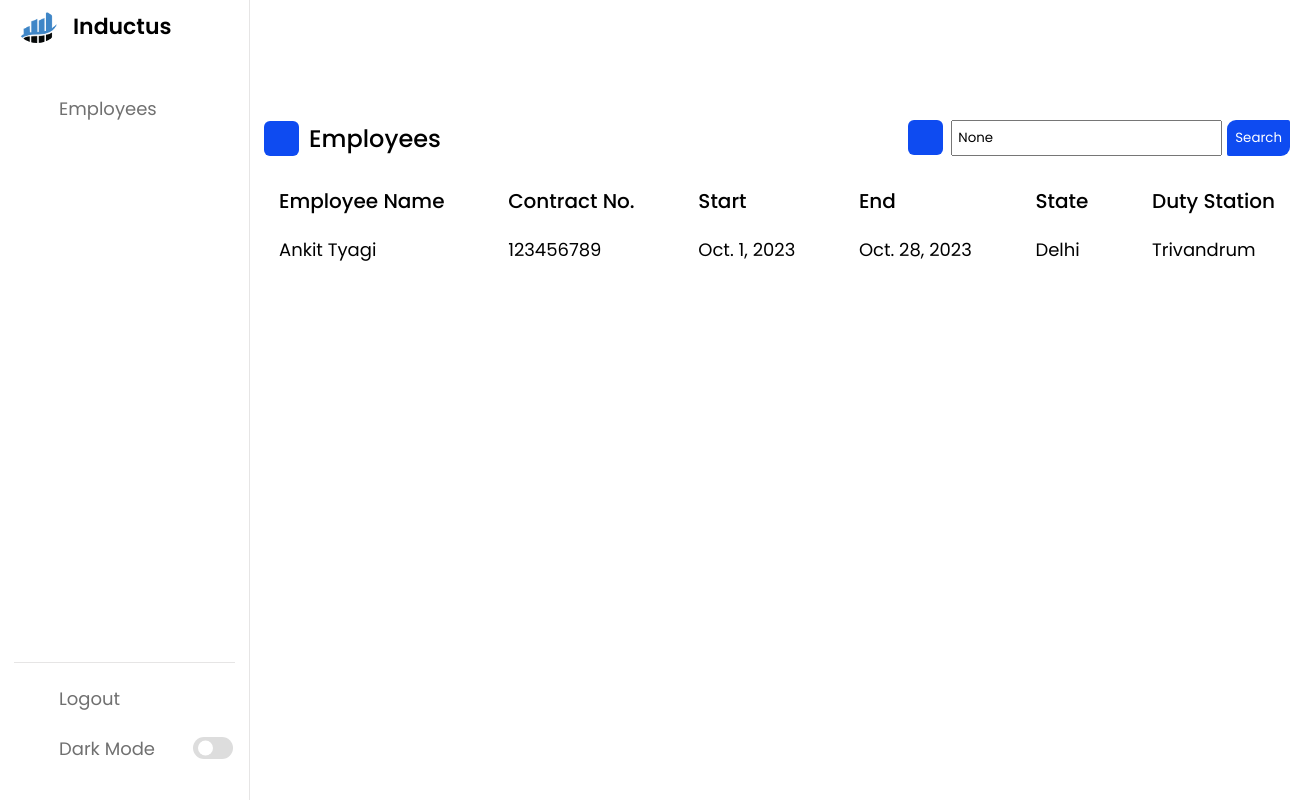
Before: /search/ (signed in) with the older database file.
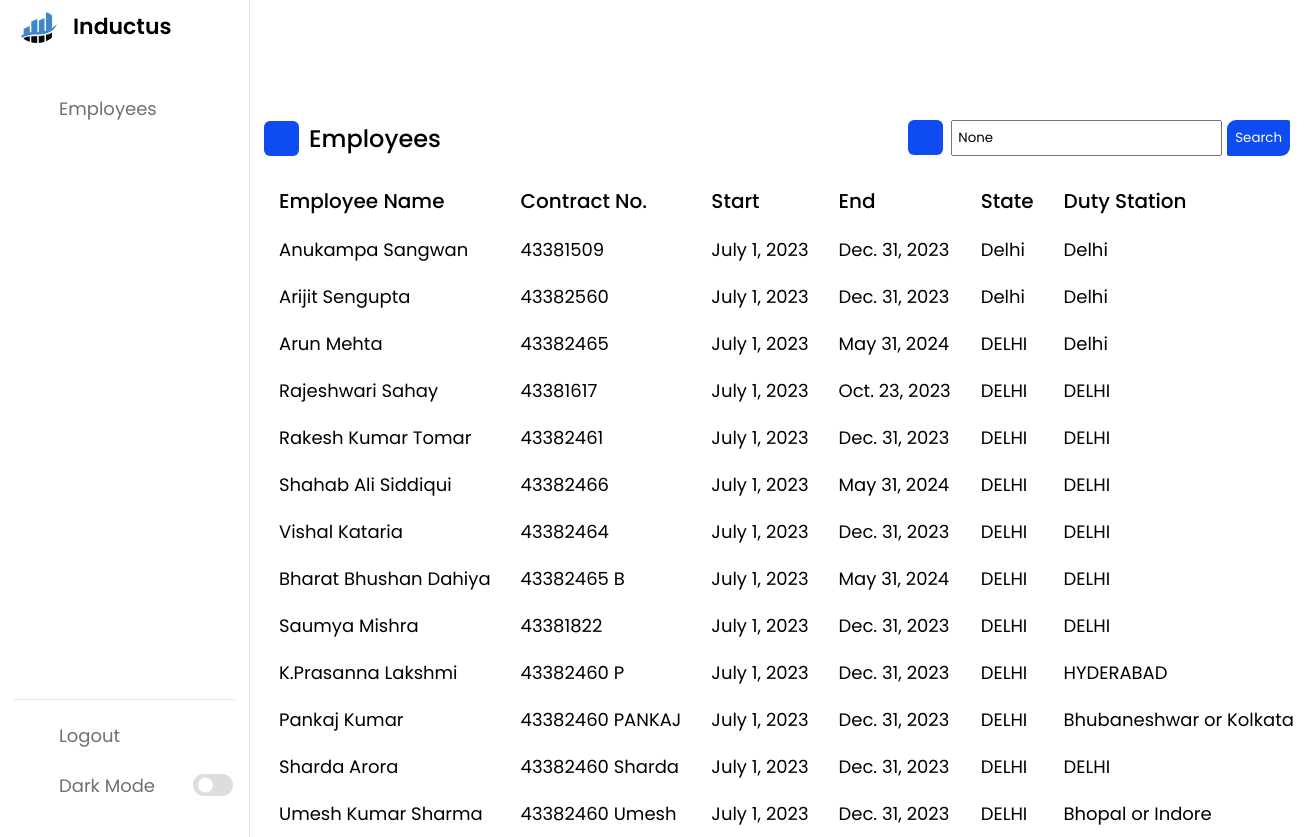
After: the same page with the newer database file.
### base/models.py (models this page shows, shortened)
class Employee(models.Model):
    uuid = models.UUIDField(default = uuid.uuid4,primary_key=True,editable=False)
    Emp_name = models.CharField(max_length=30)
    email = models.EmailField(max_length=50)
    contract_no = models.CharField(unique=True,max_length=15,)
    contract_start_date = models.DateField()
    contract_end_date = models.DateField()
    phone_number = models.CharField(unique=True,max_length=10)
    state = models.CharField(max_length=30)
    duty_station = models.CharField(max_length=40)

### base/views.py (the view)
# urls.py: path('search/',Search,name = "search"),
@login_required(login_url='login')
def Search(request):
    search_query = request.GET.get('search_query')
    if search_query:
        employ = Employee.objects.filter( Q(Emp_name__icontains=search_query) | Q(contract_no__icontains=search_query))
    else:
        employ = Employee.objects.all()
    context = {
        'employ': employ,
        'search_query': search_query,
        }
    return render(request,'employees.html',context)

### base/templates/employees.html (shortened to what this page needs)
{% extends 'base.html' %}
{% load static %}
{% block start %}
<div class="activity">
    <div class="emp-title">
        <div class = "title-wrapper">
        <i class="uil uil-bookmark"></i>
        <span class="text">Employees</span>
    </div>
        <form id = "search-form" method = 'get' action = "/search">
        <div class="search-box">
            <i class="uil uil-search"></i>
            <input name = "search_query" type="text" value = "{{search_query}}"placeholder="Search Employee...">
            <button type = submit style = "  background-color: #04AA6D;
            border: none;
            color: white;
            padding:8px;
            margin-left:5px;
            border-radius: 9px 2px;
            background-color: #0E4BF1;
          ">Search</button>
        </div>
    </form>
    </div>
        <div class="activity-data">
        <div class="data names">
            <span class="data-title">Employee Name</span>
            {% for employee in employ %}
            <span class="data-list"><a href="{% url 'employee' employee.uuid %}">{{employee.Emp_name}}</a></span>
            {% endfor %}
        </div>
        <div class="data email">
            <span class="data-title">Contract No.</span>
            {% for employee in employ %}
            <span class="data-list">{{employee.contract_no}}</span>
            {% endfor %}
        </div>
        <div class="data joined">
            <span class="data-title">Start</span>
            {% for employee in employ %}
            <span class="data-list">{{employee.contract_start_date}}</span>
            {% endfor %}
        </div>
        <div class="data type">
            <span class="data-title">End</span>
            {% for employee in employ %}
            <span class="data-list">{{employee.contract_end_date}}</span>
            {% endfor %}
        </div>
        <div class="data status">
            <span class="data-title">State</span>
            {% for employee in employ %}
            <span class="data-list">{{employee.state}}</span>
            {% endfor %}
        </div>
        <div class="data status">
            <span class="data-title">Duty Station</span>
            {% for employee in employ %}
            <span class="data-list">{{employee.duty_station}}</span>
            {% endfor %}
        </div>
    </div>
{% endblock %}

### base/templates/base.html (shortened to what this page needs)
{% load static %}
<!DOCTYPE html>
<html lang="en">
<head>
    <link rel="stylesheet" href="{% static 'style.css' %}">
    <link rel="stylesheet" href="https://unicons.iconscout.com/release/v4.0.0/css/line.css">
</head>
<body>
    <nav>
        <div class="logo-name">
            <div class="logo-image">
                <img src="{% static 'img/logo.png' %}" alt="">
            </div>
            <a href="{% url 'employees' %}" style="text-decoration: none;"><span class="logo_name">Inductus</span></a>
        </div>
        <div class="menu-items">
            <ul class="nav-links">
                <li><a href="{% url 'employees' %}">
                        <i class="uil uil-bookmark"></i>
                        <span class="link-name">Employees</span>
                    </a></li>
            </ul>
            <ul class="logout-mode">
                <li><a href="{% url 'logout' %}">
                        <i class="uil uil-signout"></i>
                        <span class="link-name">Logout</span>
                    </a></li>
                <li class="mode">
                    <a href="#">
                        <i class="uil uil-moon"></i>
                        <span class="link-name">Dark Mode</span>
                    </a>
                    <div class="mode-toggle">
                        <span class="switch"></span>
                    </div>
                </li>
            </ul>
        </div>
    </nav>
    <section class="dashboard">
        <div class="top">
        </div>
        <div class="dash-content">
            <div class="overview">
                {% block start %}
                {% endblock %}
            </div>
        </div>
    </section>
</body>
</html>

### static/style.css (style rules this page uses)
* { margin: 0; padding: 0; box-sizing: border-box; font-family: 'Poppins', sans-serif; }
:root { --primary-color: #0E4BF1; --panel-color: #FFF; --text-color: #000; --black-light-color: #707070; --border-color: #e6e5e5; --toggle-color: #DDD; --box1-color: #4DA3FF; --box2-color: #FFE6AC; --box3-color: #E7D1FC; --title-icon-color: #fff; --tran-05: all 0.5s ease; --tran-03: all 0.3s ease; --tran-03: all 0.2s ease; }
body { min-height: 100vh; background-color: var(--primary-color); }
nav { position: fixed; top: 0; left: 0; height: 100%; width: 250px; padding: 10px 14px; background-color: var(--panel-color); border-right: 1px solid var(--border-color); transition: var(--tran-05); }
nav .logo-name { display: flex; align-items: center; }
nav .logo-image { display: flex; justify-content: center; min-width: 45px; }
nav .logo-image img { width: 40px; object-fit: cover; border-radius: 50%; }
nav .logo-name .logo_name { font-size: 22px; font-weight: 600; color: var(--text-color); margin-left: 14px; transition: var(--tran-05); }
nav .menu-items { margin-top: 40px; height: calc(100% - 90px); display: flex; flex-direction: column; justify-content: space-between; }
.menu-items li { list-style: none; }
.menu-items li a { display: flex; align-items: center; height: 50px; text-decoration: none; position: relative; }
.menu-items li a i { font-size: 24px; min-width: 45px; height: 100%; display: flex; align-items: center; justify-content: center; color: var(--black-light-color); }
.menu-items li a .link-name { font-size: 18px; font-weight: 400; color: var(--black-light-color); transition: var(--tran-05); }
.menu-items .logout-mode { padding-top: 10px; border-top: 1px solid var(--border-color); }
.menu-items .mode { display: flex; align-items: center; white-space: nowrap; }
.menu-items .mode-toggle { position: absolute; right: 14px; height: 50px; min-width: 45px; display: flex; align-items: center; justify-content: center; cursor: pointer; }
.mode-toggle .switch { position: relative; display: inline-block; height: 22px; width: 40px; border-radius: 25px; background-color: var(--toggle-color); }
.switch:before { content: ""; position: absolute; left: 5px; top: 50%; transform: translateY(-50%); height: 15px; width: 15px; background-color: var(--panel-color); border-radius: 50%; transition: var(--tran-03); }
.dashboard { position: relative; left: 250px; background-color: var(--panel-color); min-height: 100vh; width: calc(100% - 250px); padding: 10px 14px; transition: var(--tran-05); }
.dashboard .top { position: fixed; top: 0; left: 250px; display: flex; width: calc(100% - 250px); justify-content: space-between; align-items: center; padding: 10px 14px; background-color: var(--panel-color); transition: var(--tran-05); z-index: 10; }
.dashboard .dash-content { padding-top: 50px; }
.dash-content .activity .activity-data { display: flex; justify-content: space-between; align-items: center; width: 100%; }
.activity .activity-data { display: flex; }
.activity-data .data { display: flex; flex-direction: column; margin: 0 15px; }
.activity-data .data-title { font-size: 20px; font-weight: 500; color: var(--text-color); }
.activity-data .data .data-list { font-size: 18px; font-weight: 400; margin-top: 20px; white-space: nowrap; color: var(--text-color); }
.title-wrapper { display:flex; }
.search-box { display: flex ; }
.search-box input { margin-left: 8px; padding:5px; }
.emp-title i { position: relative; height: 35px; width: 35px; background-color: var(--primary-color); border-radius: 6px; color: var(--title-icon-color); display: flex; align-items: center; justify-content: center; font-size: 24px; }
.emp-title .text { font-size: 24px; font-weight: 500; color: var(--text-color); margin-left: 10px; }
.emp-title { display: flex; align-items: center; margin: 60px 0 30px 0; justify-content: space-between !important; }
.data-list a { text-decoration: none; color: var(--text-color); }

Changed rows visible on the page:
removed Employee: Emp_name "Ankit Tyagi", contract_no "123456789", contract_start_date "Oct. 1, 2023", contract_end_date "Oct. 28, 2023", state "Delhi", duty_station "Trivandrum"
added Employee: Emp_name "Anukampa Sangwan", contract_no "43381509", contract_start_date "July 1, 2023", contract_end_date "Dec. 31, 2023", state "Delhi", duty_station "Delhi"
added Employee: Emp_name "Arijit Sengupta", contract_no "43382560", contract_start_date "July 1, 2023", contract_end_date "Dec. 31, 2023", state "Delhi", duty_station "Delhi"
added Employee: Emp_name "Arun Mehta", contract_no "43382465", contract_start_date "July 1, 2023", contract_end_date "May 31, 2024", state "DELHI", duty_station "Delhi"
added Employee: Emp_name "Rajeshwari Sahay", contract_no "43381617", contract_start_date "July 1, 2023", contract_end_date "Oct. 23, 2023", state "DELHI", duty_station "DELHI"
added Employee: Emp_name "Rakesh Kumar Tomar", contract_no "43382461", contract_start_date "July 1, 2023", contract_end_date "Dec. 31, 2023", state "DELHI", duty_station "DELHI"
added Employee: Emp_name "Shahab Ali Siddiqui", contract_no "43382466", contract_start_date "July 1, 2023", contract_end_date "May 31, 2024", state "DELHI", duty_station "DELHI"
added Employee: Emp_name "Vishal Kataria", contract_no "43382464", contract_start_date "July 1, 2023", contract_end_date "Dec. 31, 2023", state "DELHI", duty_station "DELHI"
added Employee: Emp_name "Bharat Bhushan Dahiya", contract_no "43382465 B", contract_start_date "July 1, 2023", contract_end_date "May 31, 2024", state "DELHI", duty_station "DELHI"
added Employee: Emp_name "Saumya Mishra", contract_no "43381822", contract_start_date "July 1, 2023", contract_end_date "Dec. 31, 2023", state "DELHI", duty_station "DELHI"
added Employee: Emp_name "K.Prasanna Lakshmi", contract_no "43382460 P", contract_start_date "July 1, 2023", contract_end_date "Dec. 31, 2023", state "DELHI", duty_station "HYDERABAD"
added Employee: Emp_name "Pankaj Kumar", contract_no "43382460 PANKAJ", contract_start_date "July 1, 2023", contract_end_date "Dec. 31, 2023", state "DELHI", duty_station "Bhubaneshwar or Kolkata"
added Employee: Emp_name "Sharda Arora", contract_no "43382460 Sharda", contract_start_date "July 1, 2023", contract_end_date "Dec. 31, 2023", state "DELHI", duty_station "DELHI"
added Employee: Emp_name "Umesh Kumar Sharma", contract_no "43382460 Umesh", contract_start_date "July 1, 2023", contract_end_date "Dec. 31, 2023", state "DELHI", duty_station "Bhopal or Indore"
